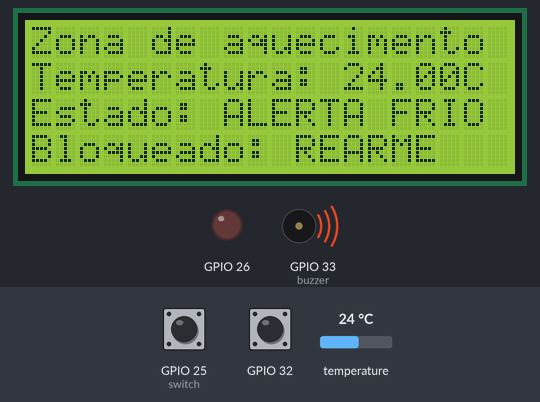
The sketch below on a simulated ESP32. On the bench: 20×4 character LCD, output pins drawn as LEDs (lit = HIGH), buzzer (waves = sounding). The inputs (shaded band) are chosen by the test bench; at power-on: GPIO 32 HIGH, temperature 24 °C, GPIO 25 (switch) HIGH. EEPROM starts erased; what the sketch prints to the serial monitor is not drawn.

Above: at 1.3 s.
1.4 s: GPIO 32 pulled LOW for 3.2 s
At 3.8 s:
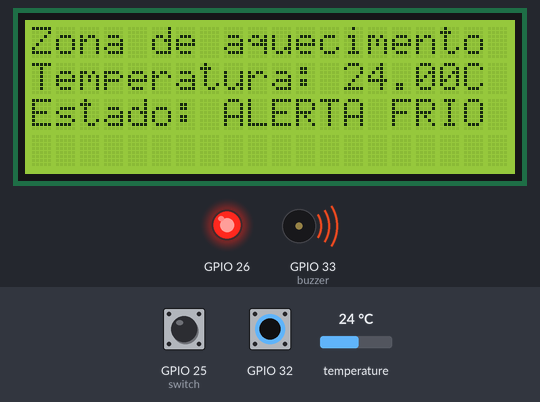
6.1 s: temperature set to 29.5 °C
At 8.3 s:
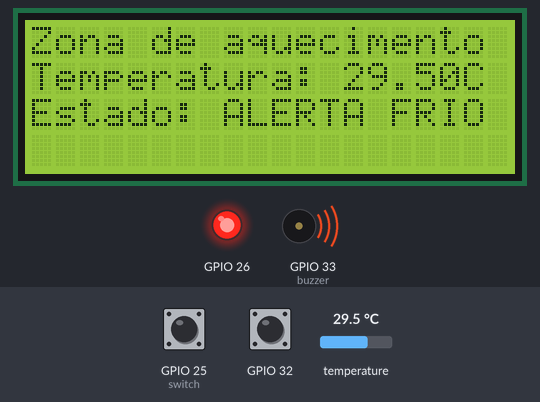
8.8 s: temperature set to 30.6 °C
At 9.8 s:
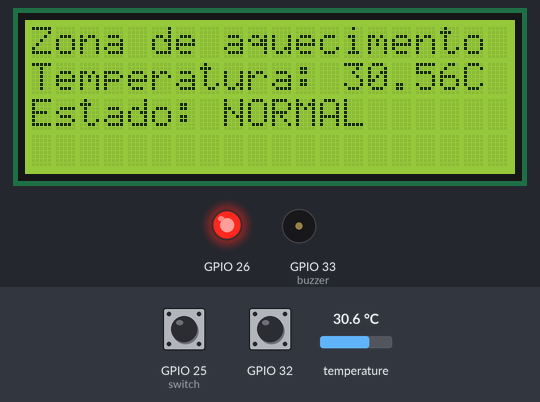
10.4 s: temperature set to 12 °C
At 11.4 s:
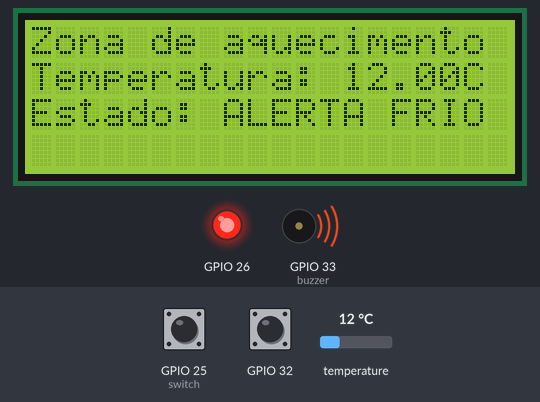
Timing chart, 0 to 13.0 s (numbered marks = the images above; inputs shaded):
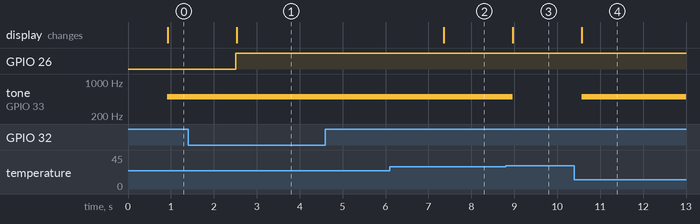

Measured:
- the behaviour switches between 29.9 and 30 °C on temperature (found by bisection; images 2 and 3)
- after the input at 1.4 s, GPIO 26: LOW → HIGH after 1.1 s; the display: changes after 1.1 s (image 1)
- after the input at 6.1 s, the display: changes after 1.3 s (image 2)
- after the input at 8.8 s, tone on GPIO 33 (buzzer): 500 Hz → silent after 0.16 s; the display: changes after 0.17 s (image 3)
- after the input at 10.4 s, tone on GPIO 33 (buzzer): silent → 500 Hz after 0.17 s; the display: changes after 0.17 s (image 4)

The sketch:

sketch.ino
```cpp
// Bibliotecas
#include <Wire.h>
#include <stdio.h>
#include <OneWire.h>
#include <DallasTemperature.h>
#include <LiquidCrystal_I2C.h>
#include <Preferences.h>

// Sensor no GPIO27 e LCD I2C com 20 colunas e 4 linhas.
OneWire barramento(27);
DallasTemperature sensor(&barramento);
LiquidCrystal_I2C lcd(0x27, 20, 4);

// Comando do controle de temperatura, antes de considerar o rele travado.
bool CMDAquecimento = false;

// Identificacao e instante inicial da falha continua do sensor.
bool falha = false;
unsigned long inicioFalha = 0;

// Bloqueio de seguranca e acesso ao estado salvo na memoria persistente.
bool bloqueado = true;
Preferences memoria;
bool memoriaDisponivel = false;

// Indica que o botao foi observado solto nas condicoes de rearme.
bool rearmePronto = false;

const int buzzer = 33;

// Inicializacao
void setup() {
  Serial.begin(115200);
  sensor.begin();

  // Mantem a saida do aquecimento desligada durante a inicializacao.
  pinMode(26, OUTPUT);
  digitalWrite(26, LOW);

  // Recupera o bloqueio; sem registro salvo, o valor padrao e true.
  memoriaDisponivel = memoria.begin("protecao", false);

  if (memoriaDisponivel) {
    bloqueado = memoria.getBool("bloqueado", true);
  } else {
    bloqueado = true;
    Serial.println("Falha memoria, sistema bloqueado");
  }

  // Comunicacao I2C e textos fixos do LCD.
  Wire.begin(21, 22);

  lcd.init();
  lcd.backlight();

  lcd.setCursor(0, 0);
  lcd.print("Zona de aquecimento");

  lcd.setCursor(0, 1);
  lcd.print("Temperatura:");

  lcd.setCursor(18, 1);
  lcd.print("C");

  lcd.setCursor(0, 2);
  lcd.print("Estado:");

  // Entradas ativas em LOW: rele travado (25) e rearme (32).
  pinMode(25, INPUT_PULLUP);
  pinMode(32, INPUT_PULLUP);

  pinMode(buzzer, OUTPUT);
}

// Monitoramento e controle
void loop() {
  // Registra o inicio do ciclo para acompanhar sua duracao pelo Serial.
  unsigned long agora = millis();
  Serial.print("Inicio do ciclo atual em ms: ");
  Serial.println(agora);

  // Repete a busca quando nenhum sensor foi identificado.
  if (sensor.getDeviceCount() == 0) {
    sensor.begin();
  }

  // Solicita a conversao e le o primeiro sensor do barramento.
  sensor.requestTemperatures();
  float temperatura = sensor.getTempCByIndex(0);

  unsigned long instanteLeitura = millis();

  // Falha do sensor e bloqueio apos 10 segundos de leituras invalidas.
  if (temperatura == DEVICE_DISCONNECTED_C) {
    if (!falha) {
      inicioFalha = instanteLeitura;
      falha = true;
    }

    Serial.print("tempo em falha(ms): ");
    Serial.println(instanteLeitura - inicioFalha);

    // Grava o bloqueio apenas na transicao de liberado para bloqueado.
    if (instanteLeitura - inicioFalha >= 10000UL && !bloqueado) {
      bloqueado = true;
      digitalWrite(26, LOW);

      if (!memoriaDisponivel || memoria.putBool("bloqueado", true) != 1) {
        memoriaDisponivel = false;
        Serial.println("Falha ao salvar o bloqueio");
      }
    }
  } else {
    // A recuperacao do sensor nao remove um bloqueio ja ocorrido.
    falha = false;
  }

  // Temperatura no LCD: largura minima de seis caracteres ou "--" na falha.
  char textoTemperatura[16];

  if (temperatura == DEVICE_DISCONNECTED_C) {
    snprintf(textoTemperatura, sizeof(textoTemperatura), "%6s", "--");
  } else {
    snprintf(textoTemperatura, sizeof(textoTemperatura), "%6.2f", temperatura);
  }

  lcd.setCursor(12, 1);
  lcd.print(textoTemperatura);

  // Le as entradas antes de decidir se o rearme pode ser aceito.
  bool rearme = (digitalRead(32) == LOW);
  bool releTravado = (digitalRead(25) == LOW);

  // Desarma a permissao se alguma condicao impedir o rearme.
  if (!bloqueado || falha || releTravado || !memoriaDisponivel) {
    rearmePronto = false;

  } else if (!rearme) {
    // Sensor valido, rele destravado, memoria disponivel e botao solto.
    rearmePronto = true;

  } else if (rearmePronto) {
    // Aceita o pressionamento depois de observar o botao solto.
    rearmePronto = false;

    if (memoria.putBool("bloqueado", false) == 1) {
      bloqueado = false;
    } else {
      memoriaDisponivel = false;
      Serial.println("Falha ao salvar o rearme");
    }
  }

  // Bloqueio e falha tem prioridade sobre o controle por histerese.
  // Entre 48 e 50 graus, sem incluir os limites, preserva o comando anterior.
  if (bloqueado || temperatura == DEVICE_DISCONNECTED_C) {
    CMDAquecimento = false;
  } else if (temperatura <= 48) {
    CMDAquecimento = true;
  } else if (temperatura >= 50) {
    CMDAquecimento = false;
  }

  // Indicacao de bloqueio na ultima linha do LCD.
  lcd.setCursor(0, 3);

  if (bloqueado) {
    lcd.print("Bloqueado: REARME");
  } else {
    lcd.print("                    ");
  }

  // Saida simulada: rele travado pode manter o aquecimento sem comando.
  // O bloqueio representa um corte independente, inclusive do rele travado.
  bool aquecendo = !bloqueado && (CMDAquecimento || releTravado);

  digitalWrite(26, aquecendo ? HIGH : LOW);

  Serial.print("Temperatura: ");
  Serial.println(textoTemperatura);

  // Estado da leitura no LCD, com prioridade para falha do sensor.
  lcd.setCursor(8, 2);

  if (temperatura == DEVICE_DISCONNECTED_C) {
    lcd.print("FALHA SENSOR");
  } else if (temperatura < 30) {
    lcd.print("ALERTA FRIO ");
  } else if (temperatura > 60) {
    lcd.print("ALERTA CALOR");
  } else {
    lcd.print("NORMAL      ");
  }

  // Alarmes: falha (2000 Hz), calor (1000 Hz) e frio (500 Hz).
  if (falha) {
    tone(buzzer, 2000);
  } else if (temperatura > 60) {
    tone(buzzer, 1000);
  } else if (temperatura < 30) {
    tone(buzzer, 500);
  } else {
    noTone(buzzer);
  }

  // Diagnostico do comando, da saida, das entradas e das protecoes.
  Serial.print("Comando: ");
  Serial.print(CMDAquecimento);
  Serial.print(" Rele travado: ");
  Serial.print(releTravado);
  Serial.print(" Aquecimento: ");
  Serial.println(aquecendo);
  Serial.print("Bloqueado: ");
  Serial.println(bloqueado);
  Serial.print("Estado do botao: ");
  Serial.println(digitalRead(32));

  Serial.print("Falha do sensor: ");
  Serial.println(falha);

  Serial.print("Memoria disponivel: ");
  Serial.println(memoriaDisponivel);

  Serial.print("Rearme pressionado: ");
  Serial.println(rearme);

  // Pausa adicional; o ciclo tambem inclui a conversao do sensor e as saidas.
  delay(800);
}
```
